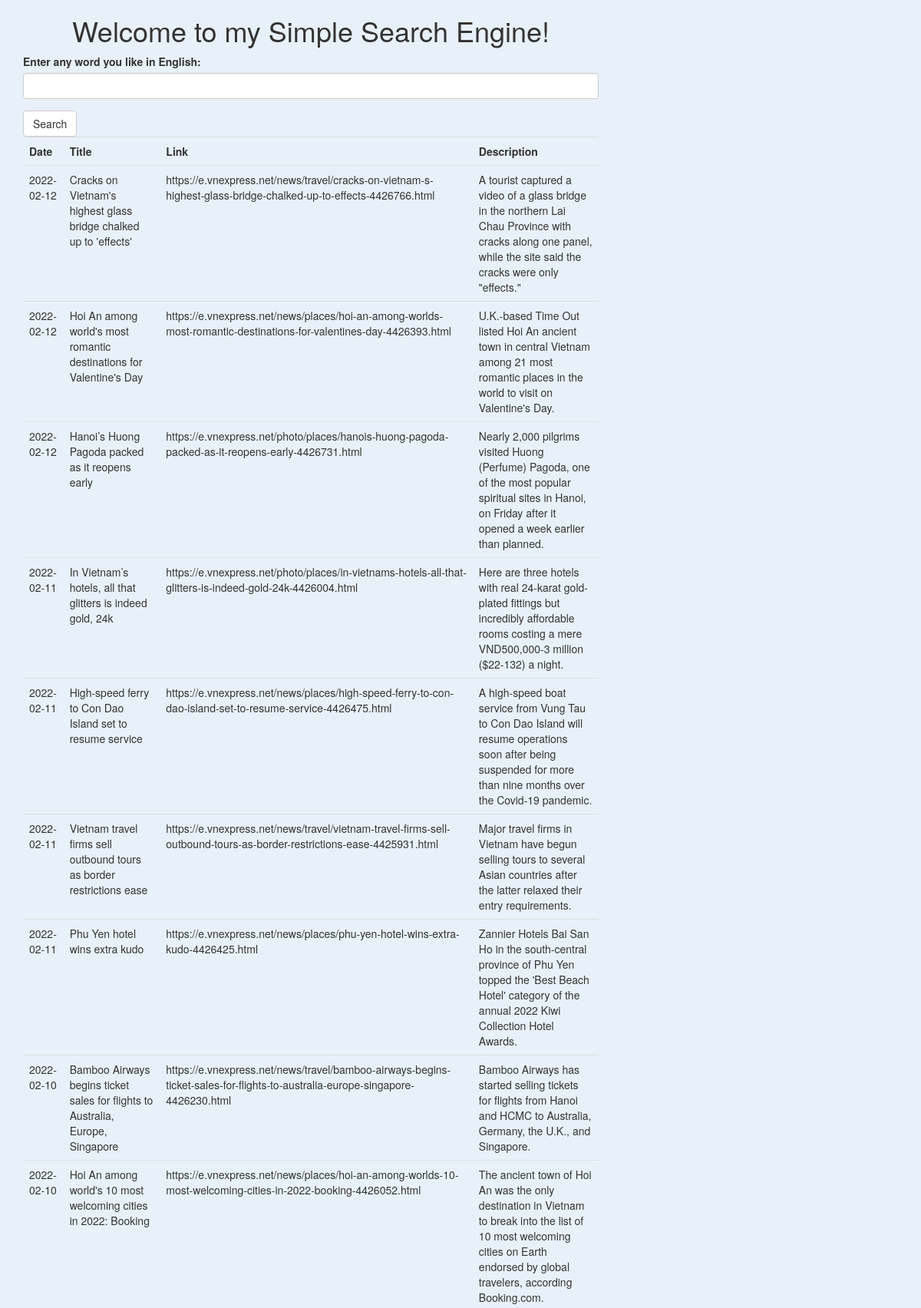
The page / (upper part) on the database its author committed.
### app.py (models this page shows)
class Vnexpress(db.Model):
    __tablename__ = 'vnexpress'
    id = db.Column(db.Integer, primary_key=True)
    date = db.Column(db.Text)
    title = db.Column(db.Text, unique=True)
    link = db.Column(db.Text)
    description = db.Column(db.Text)

### app.py (the view)
@app.route("/", methods=['GET', 'POST'])
def index():
    form = SearchForm()
    table = Vnexpress.query
    if form.validate_on_submit():
        word = form.search_field.data.lower()
        table = table.filter(Vnexpress.description.like('%' + word + '%')).order_by(Vnexpress.date).all()
    return render_template('index.html', table=table, form=form)

### app.py
class SearchForm(FlaskForm):
    search_field = StringField('Enter any word you like in English:', validators=[DataRequired()])
    submit = SubmitField('Search')

### templates/index.html (shortened to what this page needs)
{% extends 'bootstrap/base.html' %}
{% import "bootstrap/wtf.html" as wtf %}
{% block styles %}
{{ super() }}
{% endblock %}
{% block content %}
<div class="container">
  <div class="row">
    <div class="col-md-10 col-lg-8 mx-lg-auto mx-md-auto">
        <h1 class="pt-5 pb-2">Welcome to my Simple Search Engine!</h1>
          {{ wtf.quick_form(form) }}
          <table class="table">
    			<tr>
    				<th>Date</th>
    				<th>Title</th>
    				<th>Link</th>
    				<th>Description</th>
    			</tr>
    			{% for column in table %}
    			<tr>
    				<td>{{ column.date }}</td>
    				<td>{{ column.title }}</td>
    				<td>{{ column.link }}</td>
    				<td>{{ column.description }}</td>
    			</tr>
    			{% endfor %}
    		</table>
    </div>
  </div>
</div>
{% endblock %}

### templates/index.html (style rules this page uses)
body { background: #e8f1f9; }
h1 { text-align: center; }

### rows shown on the page
Vnexpress: date "2022-02-12", title "Cracks on Vietnam's highest glass bridge chalked up to 'effects'", link "https://e.vnexpress.net/news/travel/cracks-on-vietnam-s-highest-glass-bridge-chalked-up-to-effects-4426766.html", description "A tourist captured a video of a glass bridge in the northern Lai Chau Province with cracks along one panel, while the site said the cracks were only \"effects.\""
Vnexpress: date "2022-02-12", title "Hoi An among world's most romantic destinations for Valentine's Day", link "https://e.vnexpress.net/news/places/hoi-an-among-worlds-most-romantic-destinations-for-valentines-day-4426393.html", description "U.K.-based Time Out listed Hoi An ancient town in central Vietnam among 21 most romantic places in the world to visit on Valentine's Day."
Vnexpress: date "2022-02-12", title "Hanoi’s Huong Pagoda packed as it reopens early", link "https://e.vnexpress.net/photo/places/hanois-huong-pagoda-packed-as-it-reopens-early-4426731.html", description "Nearly 2,000 pilgrims visited Huong (Perfume) Pagoda, one of the most popular spiritual sites in Hanoi, on Friday after it opened a week earlier than planned."
Vnexpress: date "2022-02-11", title "In Vietnam’s hotels, all that glitters is indeed gold, 24k", link "https://e.vnexpress.net/photo/places/in-vietnams-hotels-all-that-glitters-is-indeed-gold-24k-4426004.html", description "Here are three hotels with real 24-karat gold-plated fittings but incredibly affordable rooms costing a mere VND500,000-3 million ($22-132) a night."
Vnexpress: date "2022-02-11", title "High-speed ferry to Con Dao Island set to resume service", link "https://e.vnexpress.net/news/places/high-speed-ferry-to-con-dao-island-set-to-resume-service-4426475.html", description "A high-speed boat service from Vung Tau to Con Dao Island will resume operations soon after being suspended for more than nine months over the Covid-19 pandemic."
Vnexpress: date "2022-02-11", title "Vietnam travel firms sell outbound tours as border restrictions ease", link "https://e.vnexpress.net/news/travel/vietnam-travel-firms-sell-outbound-tours-as-border-restrictions-ease-4425931.html", description "Major travel firms in Vietnam have begun selling tours to several Asian countries after the latter relaxed their entry requirements."
Vnexpress: date "2022-02-11", title "Phu Yen hotel wins extra kudo", link "https://e.vnexpress.net/news/places/phu-yen-hotel-wins-extra-kudo-4426425.html", description "Zannier Hotels Bai San Ho in the south-central province of Phu Yen topped the 'Best Beach Hotel' category of the annual 2022 Kiwi Collection Hotel Awards."
Vnexpress: date "2022-02-10", title "Bamboo Airways begins ticket sales for flights to Australia, Europe, Singapore", link "https://e.vnexpress.net/news/travel/bamboo-airways-begins-ticket-sales-for-flights-to-australia-europe-singapore-4426230.html", description "Bamboo Airways has started selling tickets for flights from Hanoi and HCMC to Australia, Germany, the U.K., and Singapore."
Vnexpress: date "2022-02-10", title "Hoi An among world's 10 most welcoming cities in 2022: Booking", link "https://e.vnexpress.net/news/places/hoi-an-among-worlds-10-most-welcoming-cities-in-2022-booking-4426052.html", description "The ancient town of Hoi An was the only destination in Vietnam to break into the list of 10 most welcoming cities on Earth endorsed by global travelers, according Booking.com."
